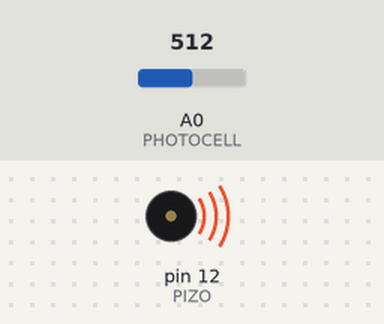
A sketch run on a simulated Arduino Uno, built with avr-gcc and run on an emulated ATmega328P. On the bench: buzzer (waves = sounding). The test bench sets the inputs (shaded band); at power-on: A0 (PHOTOCELL) = 512. What the sketch prints to the serial monitor is not drawn.

Above: at 0.15 s.
Timing chart, 0 to 1.6 s (numbered marks = the images above):
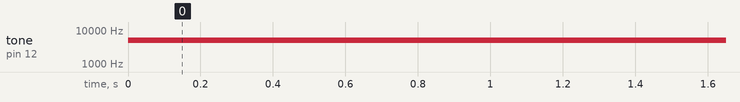

The sketch:

photosensorSandbox.ino
```cpp
const int TICK_DELAY = 10;
const int PIZO = 12;
const int PHOTOCELL = A0;
int photocellReading;
int lastReading;
int currentTone;
void setup() {
  // put your setup code here, to run once:
  pinMode(PIZO, OUTPUT);
  pinMode(PHOTOCELL, INPUT);
  Serial.begin(9600);
}

void loop() {
  // put your main code here, to run repeatedly:
  photocellReading = analogRead(PHOTOCELL);
  Serial.println( (photocellReading + lastReading) / 2);
  currentTone = map(photocellReading, 0, 1023, 1, 10000);
  lastReading = photocellReading;
  tone(PIZO, currentTone, TICK_DELAY);
  delay(TICK_DELAY);

}
```

Measured:
- by itself, tone on pin 12 (PIZO): silent → 5005 Hz at 0.00 s
